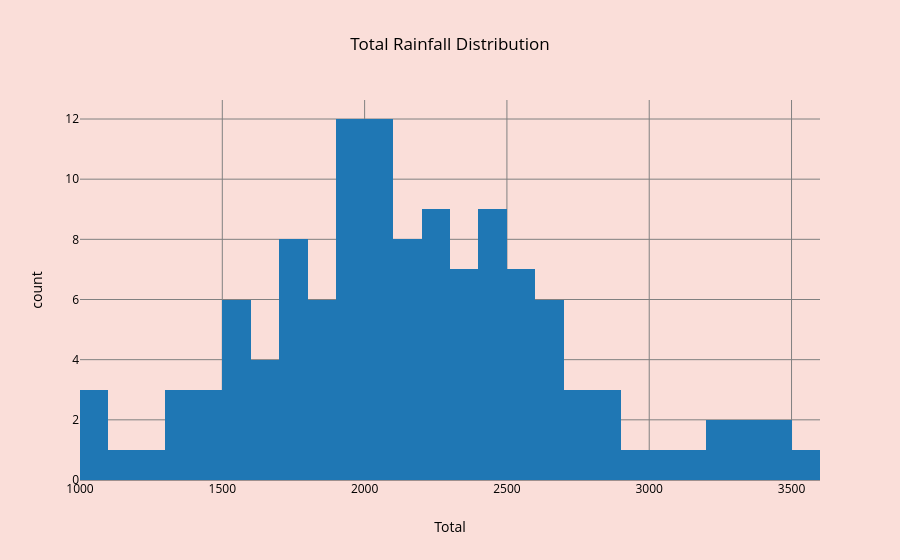

The notebook cell this image was saved under:
### Markdown cell above
### Rainfall Distribution

### Code cell
fig = px.histogram(
    df,
    x = 'Total',
    nbins = 30,
    title = 'Total Rainfall Distribution'
)

fig.show()

### Figure 1 — Plotly figure (JSON) as saved in the notebook; plotly's stock layout.template omitted (floating-point values rounded to 4 significant figures)
{"data": [{"bingroup": "x", "hovertemplate": "Total=%{x}<br>count=%{y}<extra></extra>", "legendgroup": "", "marker": {"color": "#1F77B4", "pattern": {"shape": ""}}, "name": "", "nbinsx": 30, "orientation": "v", "showlegend": false, "type": "histogram", "x": [2182.0, 1961.0, 2520.0, 1441.0, 1080.0, 1777.0, 2518.0, 1917.0, 2477.0, 1884.0, 1383.0, 1671.0, 2144.0, 2672.0, 1967.0, 2253.0, 3493.0, 1109.0, 2099.0, 1448.0, 2330.0, 1953.0, 1928.0, 1590.0, 1427.0, 2391.0, 2001.0, 2096.0, 1517.0, 2112.0, 2588.0, 1844.0, 1701.0, 2204.0, 1964.0, 1681.0, 1974.0, 2479.0, 1524.0, 2560.0, 1059.0, 2140.0, 2017.0, 2033.0, 2193.0, 2226.0, 2049.0, 1993.0, 2661.0, 1738.0, 1790.0, 1799.0, 2434.0, 3486.0, 2345.0, 2792.0, 1873.0, 3253.0, 2654.0, 2288.0, 2308.0, 1203.0, 2555.0, 2001.0, 2160.0, 1579.0, 2335.0, 1082.0, 1687.0, 2593.0, 2503.0, 1541.0, 1835.0, 2395.0, 2820.0, 2002.0, 2346.0, 1828.0, 1889.0, 1937.0, 2066.0, 1970.0, 3341.0, 2203.0, 2443.0, 1303.0, 1985.0, 2643.0, 2017.0, 2919.0, 2467.0, 1721.0, 2428.0, 2142.0, 1508.0, 2230.0, 2215.0, 2404.0, 1753.0, 2485.0, 1639.0, 1305.0, 2126.0, 2252.0, 2677.0, 2784.0, 2803.0, 2465.0, 2096.0, 3289.0, 3107.0, 1963.0, 2659.0, 2251.0, 1757.0, 2775.0, 2807.0, 2090.0, 3333.0, 3563.0, 3074.0], "xaxis": "x", "yaxis": "y"}], "layout": {"barmode": "relative", "legend": {"tracegroupgap": 0}, "title": {"text": "Total Rainfall Distribution"}, "xaxis": {"anchor": "y", "domain": [0, 1], "title": {"text": "Total"}}, "yaxis": {"anchor": "x", "domain": [0, 1], "title": {"text": "count"}}}}
